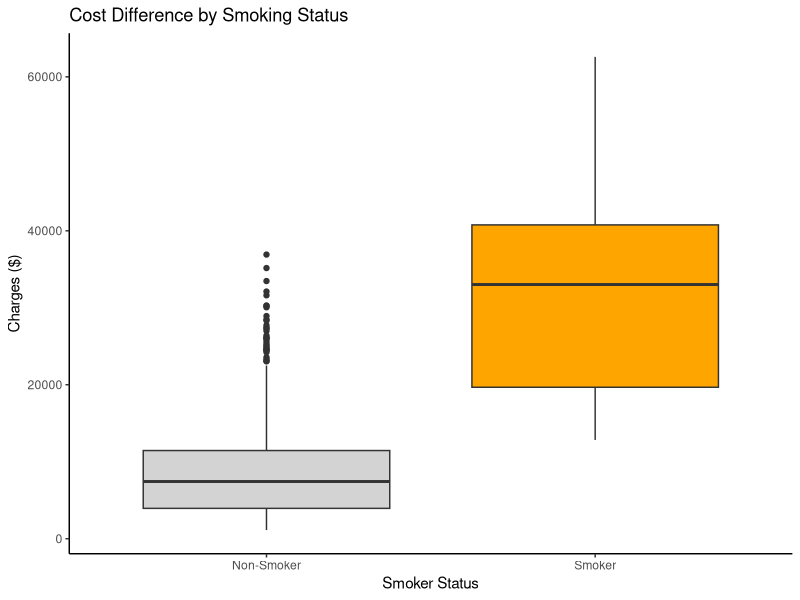
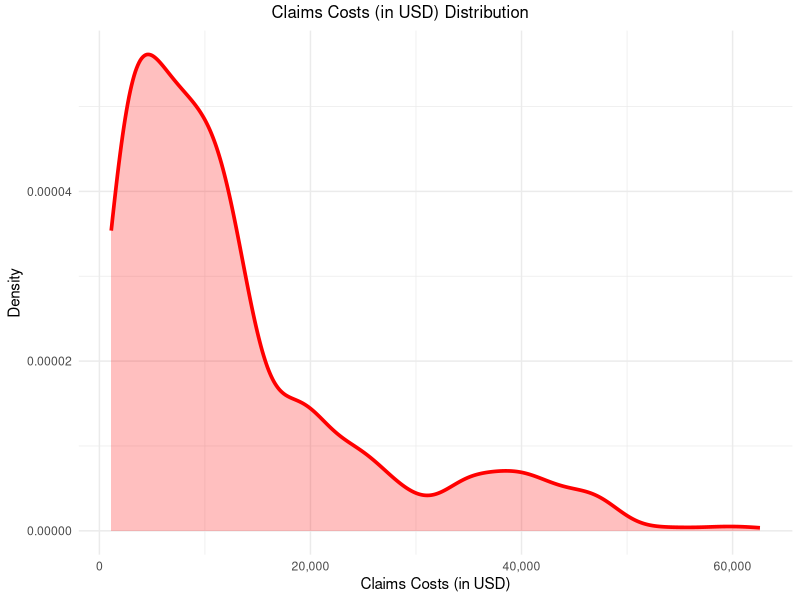

The R script that drew these images, in order: (Note: this script raises an error after producing the figures.)
## ---- chunk 1
#| results: "hide"
#| label: "data-preparation"
#| message: false
#| echo: false

#import libraries
library(readr)
library(dplyr)
library(ggplot2)
library(psych)
library(scales)
library(modelr)
library(glmnet)
library(ggpubr)
library(kableExtra)
library(knitr)

#load data
insurance_data_s26 <- read_csv("insurance_data_S26.csv")
insurance_validation <- read_csv("insurance_data_validation_S26.csv")
## ---- chunk 2
#| label: "data-exploration-1"
#| results: "hide"
#| echo: false
insurance_data_s26 <- insurance_data_s26 %>% select(-c(`...1`))

names(insurance_data_s26)
str(insurance_data_s26)
summary(insurance_data_s26)
## ---- chunk 3
#| label: "data-cleaning"
#| results: "hide"
#| echo: false

#evaluate missingness + check dimensions
dim(insurance_data_s26)
insurance_data_s26_clean <- insurance_data_s26 %>% filter(!is.na(charges))
dim(insurance_data_s26_clean)

#transform dummies
insurance_data_s26_clean <- insurance_data_s26_clean %>% mutate(
  male = ifelse(sex == "male", 1, 0), 
  smoker = ifelse(smoker == "no", 0, 1)
) %>% select(-c(sex))
## ---- chunk 4
#| label: "tbl-data-summary"
#| echo: false

#needs formated!!!
tbl <- describe(insurance_data_s26_clean)
tbl <- tbl %>% select(c(n, min, median, mean, max, sd)) %>% filter(rownames(tbl) != "region*" & rownames(tbl) != "caseID")
tbl <- tbl %>% slice(5, 1:4, 6:10)
tbl <- kable(tbl, col.names = 
            c("", "Count", "Minimum", "Median", "Mean", "Maximum", "Std. Dev."),
            digits = 3, 
            format.args = list(big.mark = ",")) %>% row_spec(1, bold = TRUE) %>%
  kable_classic() %>% 
  kable_styling(bootstrap_options = c("striped", "hover", "condensed")) 
tbl
##BoxPlot display the statistics
ggplot(insurance_data_s26_clean, aes(x = as.factor(smoker), y = charges, fill = as.factor(smoker))) +
  geom_boxplot() +
  scale_x_discrete(labels = c("Non-Smoker", "Smoker")) +
  scale_fill_manual(values = c("lightgrey", "orange"), guide = "none") +
  labs(title = "Cost Difference by Smoking Status", x = "Smoker Status", y = "Charges ($)") +
  theme_classic()

## ---- chunk 5
#| label: "fig-data-dispersion"
#| echo: false
#| fig-cap: "Distribution of Claim Costs"

dens <- ggplot(insurance_data_s26_clean, aes(charges)) + geom_density(color = "red", linewidth = 1.25, fill = "red", alpha = .25) + labs(
  x = "Claims Costs (in USD)", 
  y = "Density", 
) + theme_minimal() + scale_y_continuous(labels = comma) + scale_x_continuous(labels = comma)

dens <- annotate_figure(dens, top = text_grob("Claims Costs (in USD) Distribution"))
dens

## ---- chunk 6
#| label: "transform-outcome"
#| results: "hide"
#| echo: false

insurance_data_s26_clean <- insurance_data_s26_clean %>% mutate(
  log_charges = log(charges + 1)
)

## ---- chunk 7
#| label: "BMI-Log-of-Claims-Smokers"
#| echo: false
#| fig-cap: "BMI Vs. Log of Claims Costs (In smokers)"

#Splitting the smokers from non-smokers to see if results change significantly
df <- split(insurance_data_s26_clean, insurance_data_s26_clean$smoker)
df_smoker <- df$yes
df_nonsmoker <- df$no

smoker_BMI_LogCharges <- ggplot(df_smoker, mapping = aes(log_charges, bmi)) + 
  geom_point(color = "black", alpha = 0.5, fill = "red", shape = 21, size = 2, stroke = 0.5) +
  geom_smooth(method = "lm", color = "red", linewidth = 1.25, alpha = 0.25) +
  labs(
    x = "Log of Claims Costs (in USD)", 
    y = "BMI", 
  ) + stat_poly_eq(use_label(c("eq", "R2")), formula = y ~ x, parse = TRUE) + 
  theme_minimal()
smoker_BMI_LogCharges <- annotate_figure(smoker_BMI_LogCharges, top = text_grob("BMI Vs. Log of Claims Costs (In smokers)"))
smoker_BMI_LogCharges
## ---- chunk 8
#| label: "BMI-Log-of-Claims-Non-Smokers"
#| echo: false
#| fig-cap: "BMI Vs. Log of Claims Costs (In non smokers)"

#Splitting the smokers from non-smokers to see if results change significantly
df <- split(insurance_data_s26_clean, insurance_data_s26_clean$smoker)
df_smoker <- df$yes
df_nonsmoker <- df$no

nonsmoker_BMI_LogCharges <- ggplot(df_nonsmoker, mapping = aes(log_charges, bmi)) + 
  geom_point(color = "black", alpha = 0.5, fill = "red", shape = 21, size = 2, stroke = 0.5) +
  geom_smooth(method = "lm", color = "red", linewidth = 1.25) +
  labs(
    x = "Log of Claims Costs (in USD)", 
    y = "BMI", 
  ) + stat_poly_eq(use_label(c("eq", "R2")), formula = y ~ x, parse = TRUE) + 
  theme_minimal()
nonsmoker_BMI_LogCharges <- annotate_figure(nonsmoker_BMI_LogCharges, top = text_grob("BMI Vs. Log of Claims Costs (In non smokers)"))
nonsmoker_BMI_LogCharges
## ---- chunk 9
#| label: "data-split"
#| results: "hide"
#| echo: false

set.seed(12345) #set seed
train_index <- sample(
  x = 1:nrow(insurance_data_s26_clean), 
  size = floor(0.8*nrow(insurance_data_s26_clean))) 

#training and validation sets
insurance_train <- insurance_data_s26_clean[train_index, ]
insurance_test <- insurance_data_s26_clean[-train_index, ]

#sub-split for LASSO
insurance_train_input <- model.matrix(log_charges ~ . -caseID -charges, data = insurance_train)
insurance_train_output <- insurance_train$log_charges

insurance_test_input <- model.matrix(log_charges ~ . -caseID -charges, data = insurance_test )
insurance_test_output <- insurance_test$log_charges

## ---- chunk 10
#| label: "model-sws-aic"
#| results: "hide"
#| message: false
#| echo: false
#prep models
nullModel <- lm(log_charges ~ 1, data = insurance_train)
fullModel <- lm(log_charges ~ . -caseID -charges, data = insurance_train)

#final model build
model1 <- step(
  object = nullModel, 
  scope = list(
    lower = nullModel, 
    upper = fullModel
  ), 
  data = insurance_train, 
  direction = "both",
  k = 2, 
  trace = 0
)

summary(model1)

## ---- chunk 11
#| label: "model-lasso"
#| results: "hide"
#| message: false
#| echo: false

#set seed
set.seed(54321)

#build model
model2 <- cv.glmnet(
  x = insurance_train_input, 
  y = insurance_train_output, 
  family = "gaussian", 
  alpha = 1, 
  lambda = NULL, 
  standardize = TRUE, 
  nfolds = 10
)

model_2 <- predict(model2, s = model2$lambda.1se, type = "coefficients")
model_2 <- data.frame(name = model_2@Dimnames[[1]][model_2@i + 1], coefficient = model_2@x)
model_2

## ---- chunk 12
#| label: "model-1-validation"
#| results: "hide"
#| echo: false

#predict values
model1_predicted <- predict(model1, newdata = insurance_test)

#calculate R^2
rss <- sum((model1_predicted - insurance_test_output)^2)  
tss <- sum((insurance_test_output - mean(insurance_test_output))^2)
r2 <- 1- (rss/tss)
r2
#calculate RMSE
mse <- modelr::mse(model = model1, data = insurance_test)
rmse <- sqrt(mse)
rmse

rmse_factor <- exp(rmse)
rmse_factor
## ---- chunk 13
#| label: "model-2-validation"
#| results: "hide"
#| echo: false

#predict values
model2_predicted <- predict(model2, s = model2$lambda.1se, newx = insurance_test_input)

#calculate R^2
rss <- sum((model2_predicted - insurance_test_output)^2)  
tss <- sum((insurance_test_output - mean(insurance_test_output))^2)
r2 <- 1- (rss/tss)
r2
#calculate RMSE
rmse <- sqrt(mean((insurance_test_output - model2_predicted)^2))
rmse

rmse_factor <- exp(rmse)
rmse_factor
## ---- chunk 14
#| label: "validation-set-clean"
#| results: "hide"
#| echo: false

insurance_validation <- insurance_validation %>% filter(!is.na(charges)) %>% select(-c(`...1`))
dim(insurance_validation)

#transform dummies
insurance_validation <- insurance_validation %>% mutate(
  male = ifelse(sex == "male", 1, 0), 
  smoker = ifelse(smoker == "no", 0, 1)
) %>% select(-c(sex))


#transform outcome
insurance_validation <- insurance_validation %>% mutate(
  log_charges = log(charges + 1)
)

#split data input/output
insurance_validation_input <- model.matrix(log_charges ~ . -charges -caseID, data = insurance_validation)
insurance_validation_output <- insurance_validation$log_charges
## ---- chunk 15
#| label: "validation-set-test"
#| results: "hide"
#| echo: false

#model 1 test
model1_predicted <- predict(model1, newdata = insurance_validation)
rmse1 <- sqrt(mean((insurance_validation_output - model1_predicted)^2))
rmse1
rmse1_factor <- exp(rmse1)
rmse1_factor

#model 2 test
model2_predicted <- predict(model2, s = model2$lambda.1se, newx = insurance_validation_input)
rmse2 <- sqrt(mean((insurance_validation_output - model2_predicted)^2))
rmse2
rmse2_factor <- exp(rmse2)
rmse2_factor
